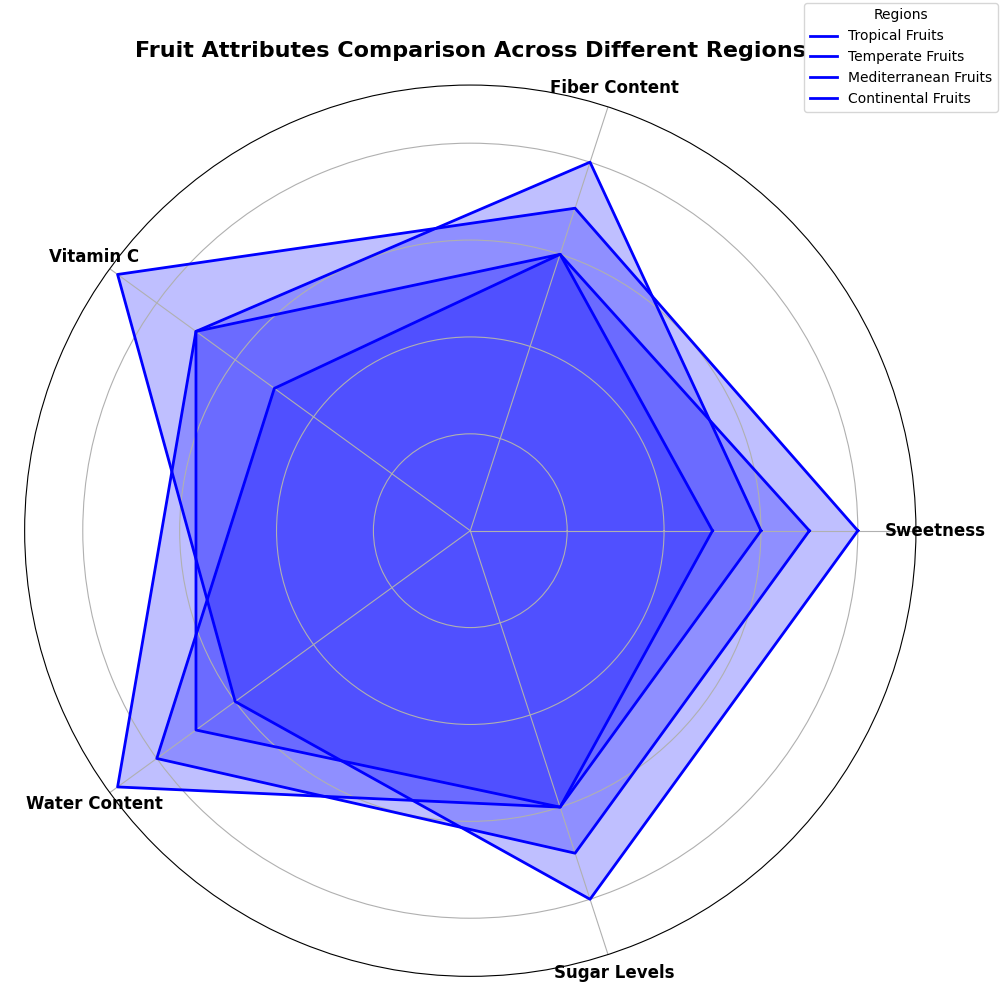

Write Python code to recreate this figure.
import matplotlib.pyplot as plt
import numpy as np

categories = ['Sweetness', 'Fiber Content', 'Vitamin C', 'Water Content', 'Sugar Levels']
tropical_scores = [8, 7, 9, 6, 8]
temperate_scores = [6, 8, 7, 7, 6]
mediterranean_scores = [7, 6, 5, 8, 7]
continental_scores = [5, 6, 7, 9, 6]

tropical_scores += tropical_scores[:1]
temperate_scores += temperate_scores[:1]
mediterranean_scores += mediterranean_scores[:1]
continental_scores += continental_scores[:1]

num_categories = len(categories)
angles = np.linspace(0, 2 * np.pi, num_categories, endpoint=False).tolist()
angles += angles[:1]

fig, ax = plt.subplots(figsize=(10, 10), subplot_kw=dict(polar=True))

color = 'blue'  # Use a single color consistently

ax.plot(angles, tropical_scores, color=color, linewidth=2, linestyle='solid', label='Tropical Fruits')
ax.fill(angles, tropical_scores, color=color, alpha=0.25)

ax.plot(angles, temperate_scores, color=color, linewidth=2, linestyle='solid', label='Temperate Fruits')
ax.fill(angles, temperate_scores, color=color, alpha=0.25)

ax.plot(angles, mediterranean_scores, color=color, linewidth=2, linestyle='solid', label='Mediterranean Fruits')
ax.fill(angles, mediterranean_scores, color=color, alpha=0.25)

ax.plot(angles, continental_scores, color=color, linewidth=2, linestyle='solid', label='Continental Fruits')
ax.fill(angles, continental_scores, color=color, alpha=0.25)

ax.set_xticks(angles[:-1])
ax.set_xticklabels(categories, fontsize=12, fontweight='bold', ha='center')

ax.set_yticklabels([])

plt.title("Fruit Attributes Comparison Across Different Regions", fontsize=16, fontweight='bold', pad=20)
plt.legend(loc='upper right', bbox_to_anchor=(1.1, 1.1), fontsize=10, title='Regions')

plt.tight_layout()

plt.show()
